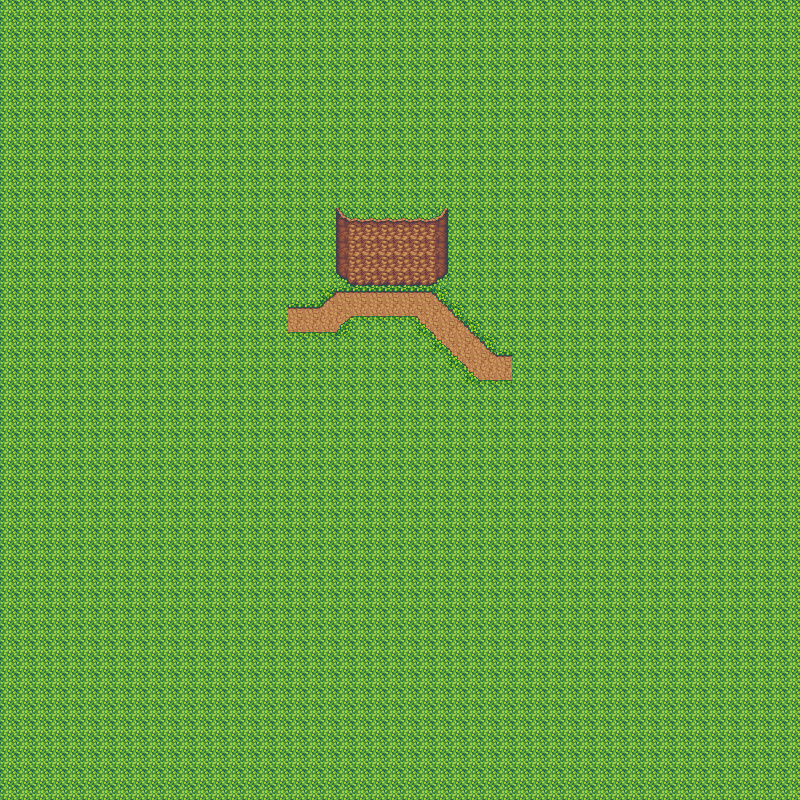

The image is a tile-based game level rendered from a .tmx file. Its description and source (layers, tilesets, objects; grid data summarised) follow:
An orthogonal 50x50 tile map with 16x16 px tiles, 3 tile layers (Background grass, Paths, Walls) and 2 objects.

<map version="1.2" tiledversion="1.2.0" orientation="orthogonal" renderorder="right-up" width="50" height="50" tilewidth="16" tileheight="16" infinite="0" nextlayerid="4" nextobjectid="1">
 <tileset firstgid="1" name="terrain" tilewidth="16" tileheight="16" tilecount="1482" columns="39">
  <image source="../sprites/terrain.png" width="624" height="608" />
  <tile id="592">
   <objectgroup draworder="index">
    <object id="1" x="2.81818" y="0">
     <polygon points="0,0 3.27273,5.27273 7.27273,8.45455 13.1818,12.3636 13.1818,16 -2.81818,16 -2.81818,0" />
    </object>
   </objectgroup>
  </tile>
  <tile id="664">
   <objectgroup draworder="index">
    <object id="2" x="2.45455" y="-0.636364">
     <polygon points="0.181818,0.636364 1.81818,3.36364 6.18182,8.18182 11.1818,11.0909 13.5455,12.9091 13.5455,16.6364 -2.45455,16.6364 -2.45455,0.636364" />
    </object>
   </objectgroup>
  </tile>
 </tileset>
 <layer id="1" name="Background grass" width="50" height="50">
  <properties>
   <property name="floor_type" value="grass" />
   <property name="type" value="background" />
  </properties>
  <data>[2500 cells, 2500 non-empty, 1 distinct tile ids]</data>
 </layer>
 <layer id="2" name="Paths" width="50" height="50">
  <properties>
   <property name="floor_type" value="ground" />
   <property name="type" value="path" />
  </properties>
  <data>[2500 cells, 38 non-empty, 10 distinct tile ids]</data>
 </layer>
 <layer id="3" name="Walls" width="50" height="50">
  <properties>
   <property name="walkable" type="bool" value="false" />
  </properties>
  <data>[2500 cells, 35 non-empty, 9 distinct tile ids]</data>
 </layer>
</map>
